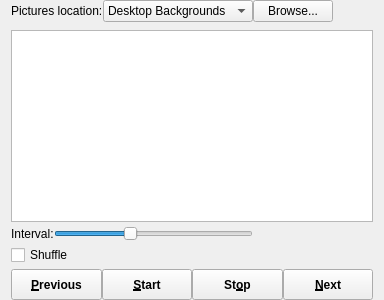
        <widget class="QWidget" name="wallpapers">
         <property name="enabled">
          <bool>true</bool>
         </property>
         <layout class="QGridLayout" name="gridLayout">
          <property name="topMargin">
           <number>0</number>
          </property>
          <property name="bottomMargin">
           <number>0</number>
          </property>
          <property name="verticalSpacing">
           <number>4</number>
          </property>
          <item row="1" column="0">
           <widget class="QWidget" name="search_widget" native="true">
            <property name="minimumSize">
             <size>
              <width>0</width>
              <height>0</height>
             </size>
            </property>
            <property name="maximumSize">
             <size>
              <width>16777215</width>
              <height>0</height>
             </size>
            </property>
            <layout class="QHBoxLayout" name="horizontalLayout_28">
             <property name="leftMargin">
              <number>0</number>
             </property>
             <property name="topMargin">
              <number>0</number>
             </property>
             <property name="rightMargin">
              <number>0</number>
             </property>
             <property name="bottomMargin">
              <number>0</number>
             </property>
             <item>
              <layout class="QHBoxLayout" name="horizontalLayout_27">
               <item>
                <widget class="QLineEdit" name="search_box"/>
               </item>
               <item>
                <widget class="QPushButton" name="search_up">
                 <property name="text">
                  <string/>
                 </property>
                 <property name="icon">
                  <iconset theme="go-up">
                   <normaloff/>
                  </iconset>
                 </property>
                </widget>
               </item>
               <item>
                <widget class="QPushButton" name="search_down">
                 <property name="text">
                  <string/>
                 </property>
                 <property name="icon">
                  <iconset theme="go-down">
                   <normaloff/>
                  </iconset>
                 </property>
                </widget>
               </item>
               <item>
                <widget class="QPushButton" name="search_close">
                 <property name="text">
                  <string/>
                 </property>
                 <property name="icon">
                  <iconset theme="window-close">
                   <normaloff/>
                  </iconset>
                 </property>
                </widget>
               </item>
              </layout>
             </item>
            </layout>
           </widget>
          </item>
          <item row="0" column="0">
           <layout class="QHBoxLayout" name="horizontalLayout_11">
            <item>
             <widget class="QLabel" name="label_2">
              <property name="text">
               <string>Pictures location:</string>
              </property>
             </widget>
            </item>
            <item>
             <widget class="QComboBox" name="pictures_location_comboBox">
              <property name="sizePolicy">
               <sizepolicy hsizetype="Fixed" vsizetype="Fixed">
                <horstretch>0</horstretch>
                <verstretch>0</verstretch>
               </sizepolicy>
              </property>
              <item>
               <property name="text">
                <string>Desktop Backgrounds</string>
               </property>
              </item>
              <item>
               <property name="text">
                <string>My Pictures</string>
               </property>
              </item>
             </widget>
            </item>
            <item>
             <widget class="QPushButton" name="browse_folders">
              <property name="sizePolicy">
               <sizepolicy hsizetype="Fixed" vsizetype="Fixed">
                <horstretch>0</horstretch>
                <verstretch>0</verstretch>
               </sizepolicy>
              </property>
              <property name="focusPolicy">
               <enum>Qt::NoFocus</enum>
              </property>
              <property name="toolTip">
               <string/>
              </property>
              <property name="statusTip">
               <string>Add monitored folders</string>
              </property>
              <property name="text">
               <string>Browse...</string>
              </property>
              <property name="iconSize">
               <size>
                <width>41</width>
                <height>16</height>
               </size>
              </property>
             </widget>
            </item>
            <item>
             <spacer name="horizontalSpacer_11">
              <property name="orientation">
               <enum>Qt::Horizontal</enum>
              </property>
              <property name="sizeHint" stdset="0">
               <size>
                <width>40</width>
                <height>20</height>
               </size>
              </property>
             </spacer>
            </item>
           </layout>
          </item>
          <item row="2" column="0">
           <widget class="QListWidget" name="listWidget">
            <property name="sizePolicy">
             <sizepolicy hsizetype="Expanding" vsizetype="Expanding">
              <horstretch>0</horstretch>
              <verstretch>0</verstretch>
             </sizepolicy>
            </property>
            <property name="minimumSize">
             <size>
              <width>0</width>
              <height>180</height>
             </size>
            </property>
            <property name="mouseTracking">
             <bool>true</bool>
            </property>
            <property name="focusPolicy">
             <enum>Qt::WheelFocus</enum>
            </property>
            <property name="contextMenuPolicy">
             <enum>Qt::CustomContextMenu</enum>
            </property>
            <property name="dragDropMode">
             <enum>QAbstractItemView::DragDrop</enum>
            </property>
            <property name="defaultDropAction">
             <enum>Qt::IgnoreAction</enum>
            </property>
            <property name="alternatingRowColors">
             <bool>false</bool>
            </property>
            <property name="selectionMode">
             <enum>QAbstractItemView::ExtendedSelection</enum>
            </property>
            <property name="verticalScrollMode">
             <enum>QAbstractItemView::ScrollPerItem</enum>
            </property>
            <property name="horizontalScrollMode">
             <enum>QAbstractItemView::ScrollPerPixel</enum>
            </property>
            <property name="resizeMode">
             <enum>QListView::Adjust</enum>
            </property>
            <property name="viewMode">
             <enum>QListView::IconMode</enum>
            </property>
            <property name="selectionRectVisible">
             <bool>false</bool>
            </property>
           </widget>
          </item>
          <item row="3" column="0">
           <layout class="QHBoxLayout" name="horizontalLayout">
            <item>
             <widget class="QLabel" name="interval_label">
              <property name="text">
               <string>Interval:</string>
              </property>
             </widget>
            </item>
            <item>
             <widget class="QSlider" name="timerSlider">
              <property name="focusPolicy">
               <enum>Qt::NoFocus</enum>
              </property>
              <property name="styleSheet">
               <string notr="true"/>
              </property>
              <property name="minimum">
               <number>1</number>
              </property>
              <property name="maximum">
               <number>17</number>
              </property>
              <property name="pageStep">
               <number>1</number>
              </property>
              <property name="value">
               <number>7</number>
              </property>
              <property name="orientation">
               <enum>Qt::Horizontal</enum>
              </property>
             </widget>
            </item>
            <item>
             <widget class="QLabel" name="wallpapers_slider_time">
              <property name="minimumSize">
               <size>
                <width>120</width>
                <height>0</height>
               </size>
              </property>
              <property name="text">
               <string notr="true"/>
              </property>
              <property name="alignment">
               <set>Qt::AlignCenter</set>
              </property>
             </widget>
            </item>
           </layout>
          </item>
          <item row="4" column="0">
           <widget class="QCheckBox" name="shuffle_images_checkbox">
            <property name="focusPolicy">
             <enum>Qt::NoFocus</enum>
            </property>
            <property name="text">
             <string>Shuffle</string>
            </property>
           </widget>
          </item>
          <item row="5" column="0">
           <layout class="QHBoxLayout" name="horizontalLayout_7">
            <item>
             <widget class="QPushButton" name="previous_Button">
              <property name="minimumSize">
               <size>
                <width>0</width>
                <height>31</height>
               </size>
              </property>
              <property name="font">
               <font>
                <weight>75</weight>
                <bold>true</bold>
               </font>
              </property>
              <property name="focusPolicy">
               <enum>Qt::NoFocus</enum>
              </property>
              <property name="statusTip">
               <string>Proceed to previous image</string>
              </property>
              <property name="text">
               <string>&amp;Previous</string>
              </property>
              <property name="icon">
               <iconset theme="media-seek-backward">
                <normaloff/>
               </iconset>
              </property>
              <property name="iconSize">
               <size>
                <width>16</width>
                <height>16</height>
               </size>
              </property>
              <property name="autoDefault">
               <bool>false</bool>
              </property>
              <property name="default">
               <bool>false</bool>
              </property>
             </widget>
            </item>
            <item>
             <widget class="QPushButton" name="startButton">
              <property name="minimumSize">
               <size>
                <width>0</width>
                <height>31</height>
               </size>
              </property>
              <property name="font">
               <font>
                <weight>75</weight>
                <bold>true</bold>
               </font>
              </property>
              <property name="focusPolicy">
               <enum>Qt::NoFocus</enum>
              </property>
              <property name="statusTip">
               <string>Start/Pause the wallpaper changing module</string>
              </property>
              <property name="text">
               <string>&amp;Start</string>
              </property>
              <property name="icon">
               <iconset theme="media-playback-start">
                <normaloff/>
               </iconset>
              </property>
              <property name="iconSize">
               <size>
                <width>16</width>
                <height>16</height>
               </size>
              </property>
              <property name="autoDefault">
               <bool>false</bool>
              </property>
              <property name="default">
               <bool>false</bool>
              </property>
             </widget>
            </item>
            <item>
             <widget class="QPushButton" name="stopButton">
              <property name="minimumSize">
               <size>
                <width>0</width>
                <height>31</height>
               </size>
              </property>
              <property name="font">
               <font>
                <weight>75</weight>
                <bold>true</bold>
               </font>
              </property>
              <property name="focusPolicy">
               <enum>Qt::NoFocus</enum>
              </property>
              <property name="statusTip">
               <string>Stop the wallpaper changing module</string>
              </property>
              <property name="text">
               <string>St&amp;op</string>
              </property>
              <property name="icon">
               <iconset theme="media-playback-stop">
                <normaloff/>
               </iconset>
              </property>
              <property name="iconSize">
               <size>
                <width>16</width>
                <height>16</height>
               </size>
              </property>
              <property name="autoDefault">
               <bool>false</bool>
              </property>
              <property name="default">
               <bool>false</bool>
              </property>
             </widget>
            </item>
            <item>
             <widget class="QPushButton" name="next_Button">
              <property name="minimumSize">
               <size>
                <width>0</width>
                <height>31</height>
               </size>
              </property>
              <property name="font">
               <font>
                <weight>75</weight>
                <bold>true</bold>
               </font>
              </property>
              <property name="focusPolicy">
               <enum>Qt::NoFocus</enum>
              </property>
              <property name="statusTip">
               <string>Proceed to next image</string>
              </property>
              <property name="text">
               <string>&amp;Next</string>
              </property>
              <property name="icon">
               <iconset theme="media-seek-forward">
                <normaloff/>
               </iconset>
              </property>
              <property name="iconSize">
               <size>
                <width>16</width>
                <height>16</height>
               </size>
              </property>
              <property name="autoDefault">
               <bool>false</bool>
              </property>
              <property name="default">
               <bool>false</bool>
              </property>
             </widget>
            </item>
           </layout>
          </item>
         </layout>
        </widget>
